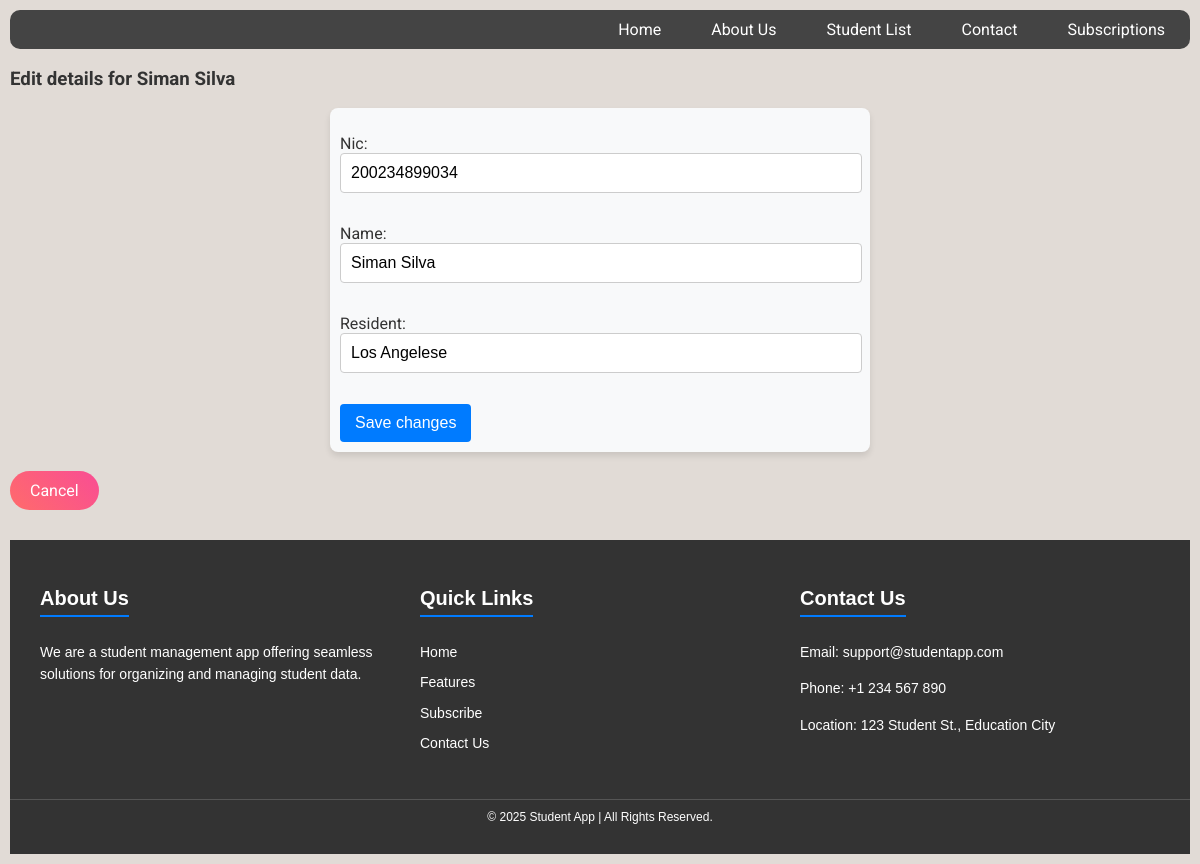
The page /stapp/6/update/ on the database its author committed.
### student_app/models.py (models this page shows, shortened)
class student(models.Model):
    nic = models.CharField(max_length=15)
    name = models.CharField(max_length=50)
    resident = models.CharField(max_length=50)
    banner = models.ImageField(default='student.jpg', blank=True)

### student_app/views.py (the view)
# urls.py: path('<int:pk>/update/', views.item_update, name='update'),
def item_update(request, pk):
    child = get_object_or_404(student, pk=pk)  # Get the student record by primary key (pk)
    if request.method == 'POST':
        form = update(request.POST, instance=child)
        if form.is_valid():
            form.save()  # Save the updated student record
            return redirect('child', nic=child.nic)  # Redirect to the child's detail page
    else:
        form = update(instance=child)  # Pre-fill the form with existing student data
    return render(request, 'update.html', {'form': form, 'child': child})

### student_app/forms.py
class update(forms.ModelForm):
    class Meta:
        model = student
        fields = ['nic', 'name', 'resident']
        widgets = {
            'nic': forms.TextInput(attrs={'class': 'form-control', 'placeholder': 'Enter NIC number'}),
            'name': forms.TextInput(attrs={'class': 'form-control', 'placeholder': 'Enter Name'}),
            'resident': forms.TextInput(attrs={'class': 'form-control', 'placeholder': 'Enter Resident'}),
        }

### student_app/templates/update.html (shortened to what this page needs)
{% extends "layout.html" %}
{% block content %}
    <h3>Edit details for {{ child.name }}</h3>
    <form action="{% url 'update' pk=child.pk %}" method="POST">
        {{ form.as_p }}
        <button type="submit">Save changes</button>
    </form>
    <br>
    <a href="{% url 'child' nic=child.nic %}" class="gradient-link-btn">Cancel</a>
{% endblock content %}

### static/css/style.css (style rules this page uses)
body { margin: 10px; font-family: 'Roboto', sans-serif; background-color: #e1dbd6; color: #333; }
button { padding: 10px 20px; font-size: 16px; color: white; background-color: #ff5722; border: none; border-radius: 5px; cursor: pointer; position: relative; overflow: hidden; }
button::after { content: ""; position: absolute; top: 0; left: -100%; width: 100%; height: 100%; background: rgba(255, 255, 255, 0.2); transition: left 0.3s; }
.gradient-link-btn { padding: 10px 20px; font-size: 16px; color: white; text-decoration: none; background: linear-gradient(45deg, #ff6b6b, #f94d94); border: none; border-radius: 25px; display: inline-block; transition: transform 0.2s ease-in-out; }
form { max-width: 500px; margin: 0 auto; padding: 10px; padding-right: 30px; background: #f8f9fa; border-radius: 8px; box-shadow: 0 4px 6px rgba(0, 0, 0, 0.1); }
input[type="text"], input[type="email"], input[type="password"], textarea, select { width: 100%; padding: 10px; margin-bottom: 15px; border: 1px solid #ccc; border-radius: 4px; font-size: 16px; }
button { background-color: #007bff; color: #fff; border: none; padding: 10px 15px; border-radius: 4px; font-size: 16px; cursor: pointer; }

### rows shown on the page
student: name "Siman Silva", nic "200234899034", resident "Los Angelese"
